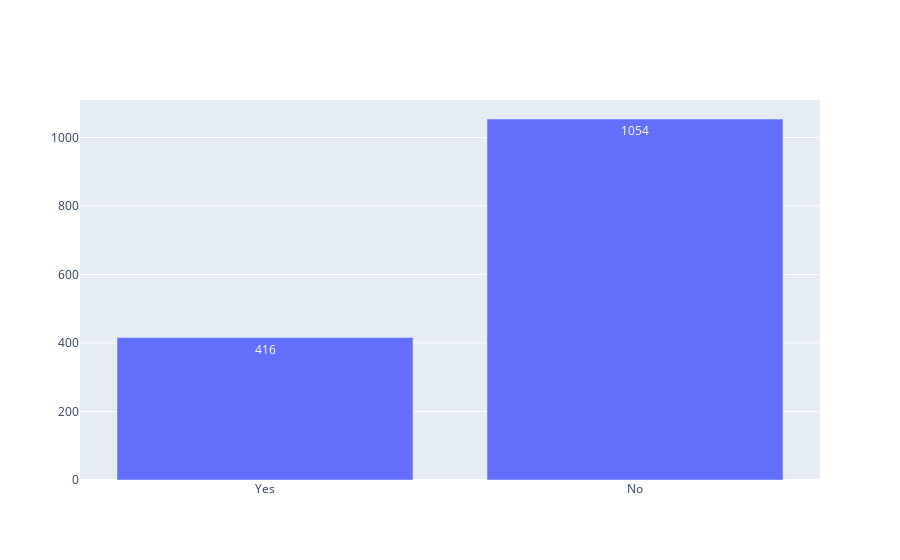

The code cell stored with this chart in its notebook:
### Code cell
import plotly.graph_objects as go

x =dataset['OverTime'].unique()
count= dataset['OverTime'].value_counts()
y=[count[1],count[0]]

# Use textposition='auto' for direct text
fig = go.Figure(data=[go.Bar(
            x=x, y=y,
            text=y,
            textposition='auto',
        )])

fig.show()

### Figure 1 — Plotly figure (JSON) as saved in the notebook; plotly's stock layout.template omitted (floating-point values rounded to 4 significant figures)
{"data": [{"text": ["416", "1054"], "textposition": "auto", "type": "bar", "x": ["Yes", "No"], "y": [416, 1054]}], "layout": {}}
